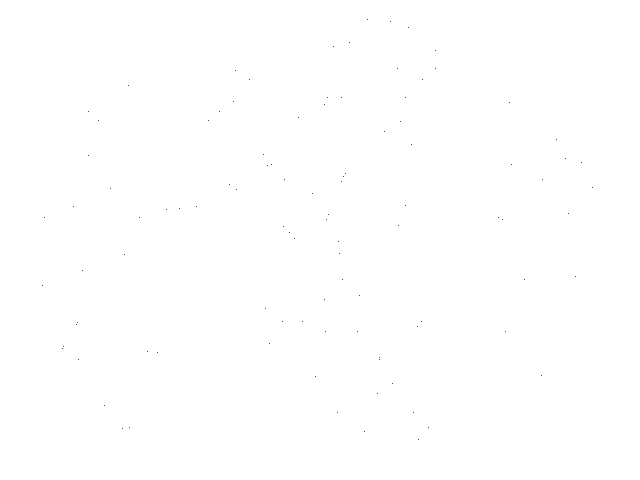
Frame 1 (no input)
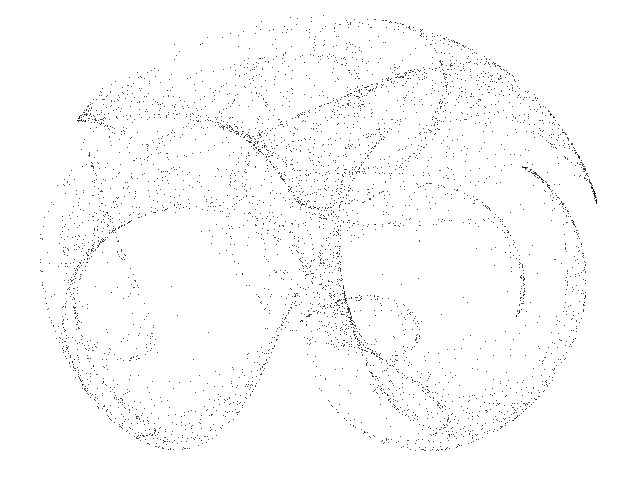
Frame 60 (the mouse pressed at the canvas centre just before this capture)
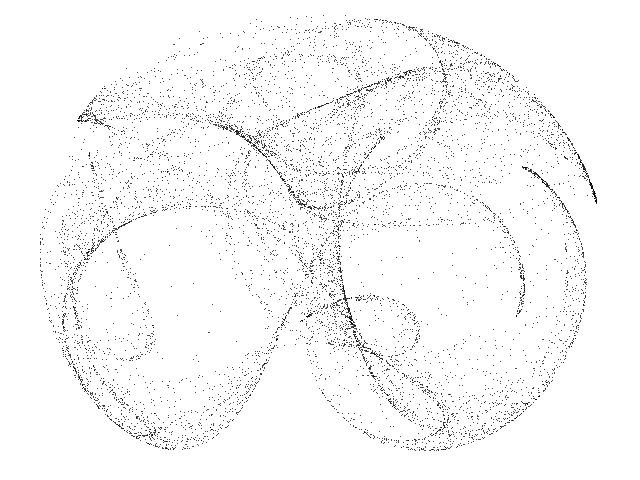
Frame 120 (the mouse held since frame 60 and released just before this capture)

The Processing sketch that drew these frames (run headless with seeded random() and noise(); from frame 60 on, the mouse is pressed at the canvas centre):

// Processing sketch: Clifford_B
// ── Clifford_B.pde
// Clifford B chaotic map //

  float x = 0.1;
  float y = 0.1;
  float a = -1.7;
  float b = 1.8;
  float c = -0.9;
  float d = -0.4;


void setup() {
  
  size(640,480);
  background(255);
  
}


void draw() {
  
  for (int i=0; i<100; i++) {
    
    float nx = x;
    float ny = y;
     
    x = sin(a * ny) + c * cos(a * nx);
    y = sin(b * nx) + d * cos(b * ny);

    point(325 + (150 * x), 245 + (165 * y));
        
  }

}
